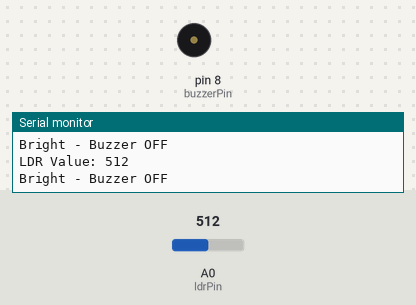
Simulated run of this sketch. Board: Arduino Uno, built with avr-gcc and run on an emulated ATmega328P. Parts: buzzer (waves = sounding, pin HIGH), the last lines printed to the serial monitor. The inputs (shaded band) are chosen by the test bench; at power-on: A0 (ldrPin) = 512.

Above: at 1.3 s.
1.4 s: A0 (ldrPin) set to 317
2.9 s: A0 (ldrPin) set to 285
At 3.8 s:
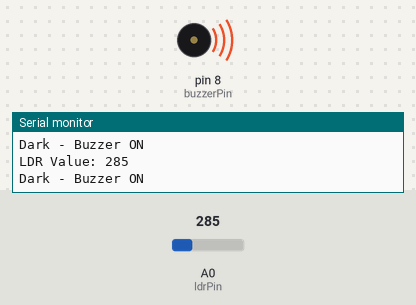
4.5 s: A0 (ldrPin) set to 306
At 5.0 s:
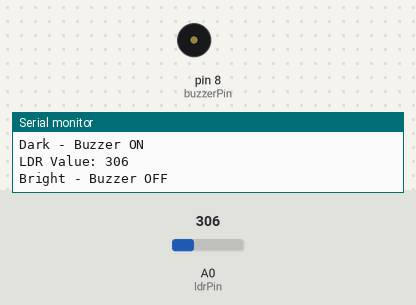
6.0 s: A0 (ldrPin) set to 290
At 7.4 s:
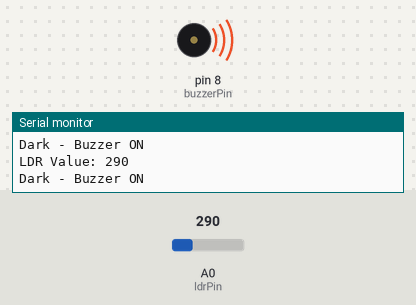
Timing chart, 0 to 8.5 s (numbered marks = the images above; inputs shaded):
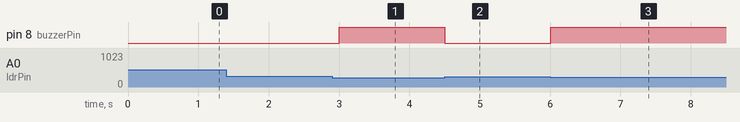

Measured:
- the behaviour switches between 300 and 299 on A0 (ldrPin) (found by bisection; images 0 and 1)
- after the input at 2.9 s, pin 8 (buzzerPin): LOW → HIGH after 0.10 s
- after the input at 4.5 s, pin 8 (buzzerPin): HIGH → LOW at once
- after the input at 6.0 s, pin 8 (buzzerPin): LOW → HIGH at once

The sketch:

ldr_buzzer.ino
```cpp
int ldrPin = A0;
int buzzerPin = 8;

void setup()
{
  pinMode(buzzerPin, OUTPUT);
  Serial.begin(9600);
}

void loop()
{
  int ldrValue = analogRead(ldrPin);
  Serial.print("LDR Value: ");
  Serial.println(ldrValue);

  if (ldrValue < 300)
  {
    digitalWrite(buzzerPin, HIGH);
    Serial.println("Dark - Buzzer ON");
  }
  else
  {
    digitalWrite(buzzerPin, LOW);
    Serial.println("Bright - Buzzer OFF");
  }
  delay(500);
}
```
